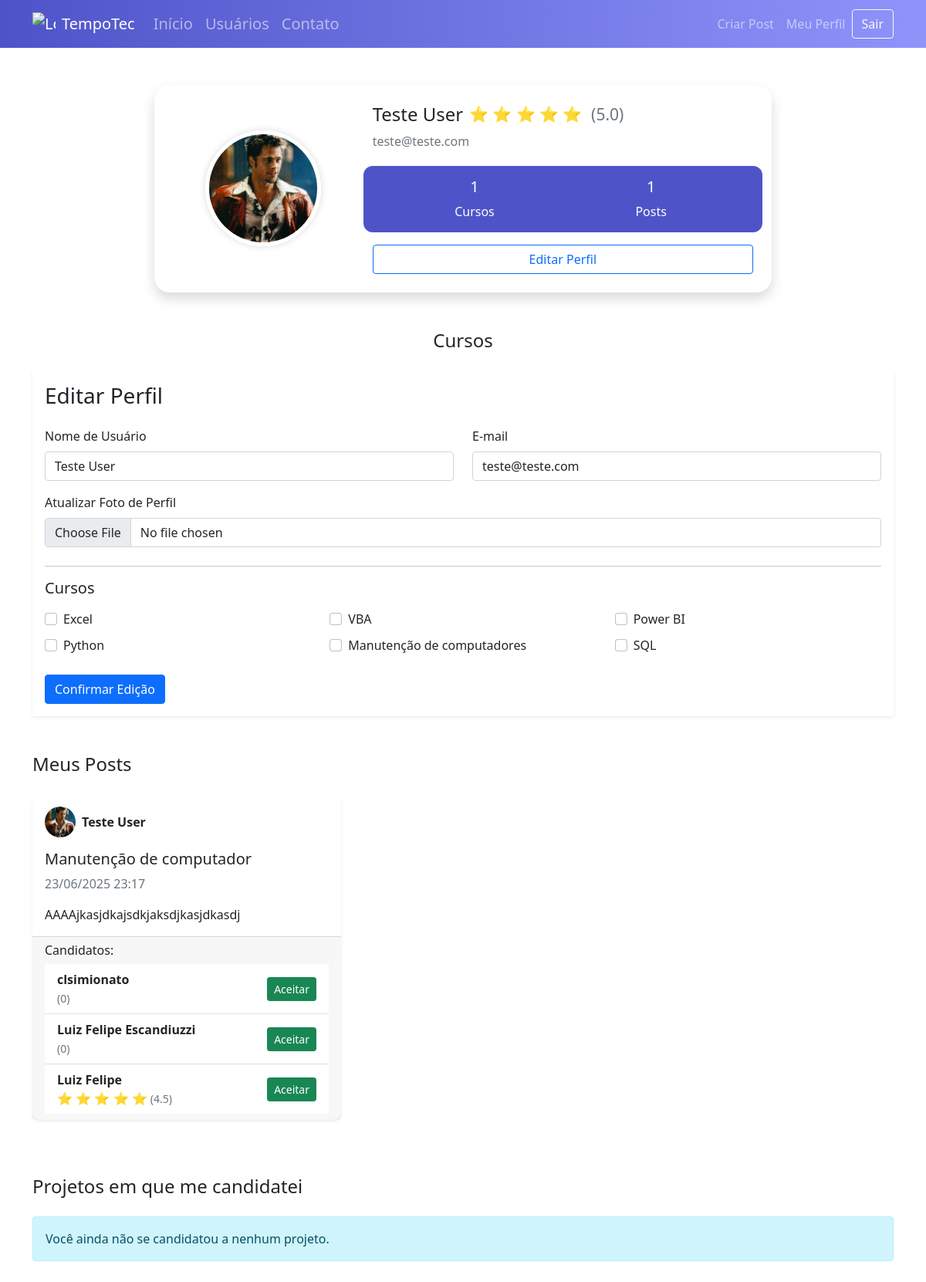
The page /perfil/editar (signed in) on the database its author committed.
### tempotec/models.py (models this page shows, shortened)
class Usuario(database.Model, UserMixin):
    id = database.Column(database.Integer, primary_key=True)
    username = database.Column(database.String, nullable=False)
    email = database.Column(database.String, nullable=False, unique=True)
    senha = database.Column(database.String, nullable=False)
    foto_perfil = database.Column(database.String, default='default.jpg')
    posts = database.relationship('Post', backref='autor', lazy=True)
    cursos = database.Column(database.String, nullable=False, default='Não Informado')
    def media_avaliacao(self):
        avg = database.session.query(func.avg(Avaliacao.nota)) \
            .filter(Avaliacao.id_usuario == self.id).scalar()
        return round(avg or 0, 1)

class Post(database.Model):
    id = database.Column(database.Integer, primary_key=True)
    titulo = database.Column(database.String, nullable=False)
    corpo = database.Column(database.Text, nullable=False)
    data_criacao = database.Column(database.DateTime, nullable=False, default=datetime.utcnow)
    id_usuario = database.Column(database.Integer, database.ForeignKey('usuario.id'), nullable=False)
    candidaturas = database.relationship('Candidatura', backref='post', lazy=True, foreign_keys='Candidatura.id_post')

class Candidatura(database.Model):
    id = database.Column(database.Integer, primary_key=True)
    data_criacao = database.Column(database.DateTime, nullable=False, default=datetime.utcnow)
    id_usuario = database.Column(database.Integer, database.ForeignKey('usuario.id'), nullable=False)
    id_post = database.Column(database.Integer, database.ForeignKey('post.id'), nullable=False)
    status = database.Column(database.Integer, database.ForeignKey('post.id'), nullable=False, default=0)
    usuario = database.relationship('Usuario', backref='candidaturas', foreign_keys=[id_usuario])

### tempotec/routes.py (the view)
@app.route('/perfil/editar', methods=['GET', 'POST'])
@login_required
def editar_perfil():
    form = FormEditarPerfil()
    if form.validate_on_submit():
        current_user.email = form.email.data
        current_user.username = form.username.data
        if form.foto_perfil.data:
            nome_imagem = salvar_imagem(form.foto_perfil.data)
            current_user.foto_perfil = nome_imagem
        current_user.cursos = atualizar_cursos(form)
        database.session.commit()
        flash('Perfil atualizado com sucesso', 'success')
        return redirect(url_for('perfil'))
    elif request.method == "GET":
        form.email.data = current_user.email
        form.username.data = current_user.username
    foto_perfil = url_for('static', filename='fotos_perfil/{}'.format(current_user.foto_perfil))
    return render_template('editarperfil.html', foto_perfil=foto_perfil, form=form)

### tempotec/forms.py (shortened to what this page needs)
class FormEditarPerfil(FlaskForm):
    username = StringField('Nome de Usuário', validators=[DataRequired()])
    email = StringField('E-mail', validators=[DataRequired(), Email()])
    foto_perfil = FileField('Atualizar Foto de Perfil', validators=[FileAllowed(['jpg', 'png'])])
    curso_excel = BooleanField('Excel')
    curso_vba = BooleanField('VBA')
    curso_powerbi = BooleanField('Power BI')
    curso_python = BooleanField('Python')
    curso_ppt = BooleanField('Manutenção de computadores')
    curso_sql = BooleanField('SQL')
    botao_submit_editarperfil = SubmitField('Confirmar Edição')

### tempotec/models.py (called while the page is built)
@login_manager.user_loader
def load_usuario(id_usuario):
    return Usuario.query.get(int(id_usuario))

### tempotec/templates/editarperfil.html (shortened to what this page needs)
{% extends 'perfil.html' %}
{% block form_editar_perfil %}
<div class="container my-4">
    <div class="shadow-sm">
        <div class="card-body">
            <h3 class="card-title mb-4">Editar Perfil</h3>
            <form method="POST" action="" enctype="multipart/form-data" novalidate>
                <fieldset>
                    <div class="row">
                        <div class="col-md-6 mb-3">
                            <label for="{{ form.username.id }}" class="form-label">{{ form.username.label.text
                                }}</label>
                            {% if form.username.errors %}
                            {{ form.username(class="form-control is-invalid") }}
                            <div class="invalid-feedback">
                                {% for erro in form.username.errors %}
                                {{ erro }}
                                {% endfor %}
                            </div>
                            {% else %}
                            {{ form.username(class="form-control") }}
                            {% endif %}
                        </div>
                        <div class="col-md-6 mb-3">
                            <label for="{{ form.email.id }}" class="form-label">{{ form.email.label.text }}</label>
                            {% if form.email.errors %}
                            {{ form.email(class="form-control is-invalid") }}
                            <div class="invalid-feedback">
                                {% for erro in form.email.errors %}
                                {{ erro }}
                                {% endfor %}
                            </div>
                            {% else %}
                            {{ form.email(class="form-control") }}
                            {% endif %}
                        </div>
                    </div>
                    <div class="mb-4">
                        <label for="{{ form.foto_perfil.id }}" class="form-label">{{ form.foto_perfil.label.text
                            }}</label>
                        {{ form.foto_perfil(class="form-control") }}
                    </div>
                    <hr>
                    <h5 class="mb-3">Cursos</h5>
                    <div class="row">
                        {% for campo in form %}
                        {% if 'curso_' in campo.name %}
                        <div class="col-6 col-md-4 mb-2">
                            <div class="form-check">
                                {{ campo(class="form-check-input", id=campo.id) }}
                                <label class="form-check-label" for="{{ campo.id }}">
                                    {{ campo.label.text }}
                                </label>
                            </div>
                        </div>
                        {% endif %}
                        {% endfor %}
                    </div>
                </fieldset>
                <button type="submit" class="btn btn-primary mt-3">{{ form.botao_submit_editarperfil.label.text }}
                </button>
            </form>
        </div>
    </div>
</div>
{% endblock %}

### tempotec/templates/perfil.html (shortened to what this page needs)
{% extends 'base.html' %} {% block body %}
<div class="container mt-5 d-flex justify-content-center">
  <div class="card shadow p-4 profile-card w-100">
    <div class="row align-items-center">
      <div class="col-md-4 text-center mb-3 mb-md-0">
        <img
          src="{{ foto_perfil }}"
          class="profile-img"
          alt="Foto de Perfil"
          style="width: 150px; height: 150px; object-fit: cover"
        />
      </div>
      <div class="col-md-8 text-center text-md-start">
        <div class="col-md-8">
          <h4 class="d-flex align-items-center gap-2">
            {{ current_user.username }} {% set avg =
            current_user.media_avaliacao() %}
            <span class="text-warning fs-5">
              {% for _ in range(avg|int) %} ⭐ {% endfor %}
            </span>
            <small class="text-muted ms-1">({{ avg }})</small>
          </h4>
        </div>
        <p class="text-muted">{{ current_user.email }}</p>
        <div class="row stats-box">
          <div class="col stat">
            <span class="h5">
              {% if 'Não Informado' in current_user.cursos %} 0 {% else %} {{
              current_user.cursos.count(';') + 1 }} {% endif %}
            </span>
            <span>Cursos</span>
          </div>
          <div class="col stat">
            <span class="h5">{{ current_user.posts|length }}</span>
            <span>Posts</span>
          </div>
        </div>
        <div class="mt-3">
          <a
            href="{{ url_for('editar_perfil') }}"
            class="btn btn-outline-primary w-100"
            >Editar Perfil</a
          >
        </div>
      </div>
    </div>
  </div>
</div>
<div class="container courses-section mt-5">
  <h4 class="mb-3">Cursos</h4>
</div>
{% block form_editar_perfil %} {% endblock %}
<div class="container mt-5">
  <h4 class="mb-4">Meus Posts</h4>
  {% if current_user.posts %}
  <div class="row">
    {% for post in current_user.posts %}
    <div class="col-md-4 mb-4">
      <div
        class="card post-card shadow-sm h-100"
        data-bs-toggle="modal"
        data-bs-target="#postModal"
        data-title="{{ post.titulo }}"
        data-body="{{ post.corpo|e }}"
        data-date="{{ post.data_criacao.strftime('%d/%m/%Y %H:%M') }}"
        data-author="{{ current_user.username }}"
        data-email="{{ current_user.email }}"
        data-avatar="{{ url_for('static', filename='fotos_perfil/' ~ current_user.foto_perfil) }}"
      >
        <div class="card-body">
          <div class="d-flex align-items-center mb-3">
            <img
              src="{{ url_for('static', filename='fotos_perfil/' ~ current_user.foto_perfil) }}"
              alt="{{ current_user.username }}"
              class="rounded-circle me-2"
              style="width: 40px; height: 40px; object-fit: cover"
            />
            <strong>{{ current_user.username }}</strong>
          </div>
          <h5 class="card-title">{{ post.titulo }}</h5>
          <p class="card-text text-muted">
            {{ post.data_criacao.strftime('%d/%m/%Y %H:%M') }}
          </p>
          <p class="card-text">
            {{ post.corpo[:150] }}{% if post.corpo|length > 150 %}...{% endif %}
          </p>
        </div>
        {% if post.candidaturas %}
        <div class="card-footer">
          <h6>Candidatos:</h6>
          <ul class="list-group list-group-flush">
            {% set candidatura_aceita = post.candidaturas|selectattr('status',
            'equalto', 1)|list %} {% if candidatura_aceita %} {% set candidatura
            = candidatura_aceita[0] %}
            <li
              class="list-group-item d-flex justify-content-between align-items-center candidate-item"
              data-bs-toggle="modal"
              data-bs-target="#candidateModal"
              data-username="{{ candidatura.usuario.username }}"
              data-email="{{ candidatura.usuario.email }}"
              data-avatar="{{ url_for('static', filename='fotos_perfil/' ~ candidatura.usuario.foto_perfil) }}"
              data-media="{{ candidatura.usuario.media_avaliacao() }}"
            >
              <strong>
                <span>
                  {{ candidatura.usuario.username }} {% set avg =
                  candidatura.usuario.media_avaliacao() %} {% for _ in
                  range(avg|int) %} ⭐ {% endfor %} {% if avg - (avg|int) >= 0.5
                  %} ⭐ {% endif %}
                  <span class="text-muted small">({{ avg }})</span>
                </span>
              </strong>
              {% if not candidatura.usuario.foi_avaliado_por(current_user.id,
              candidatura.id_post) %}
              <form
                method="POST"
                action="{{ url_for('avaliar_usuario') }}"
                class="d-flex align-items-center gap-2"
              >
                <input
                  type="hidden"
                  name="avaliado_id"
                  value="{{ candidatura.usuario.id }}"
                />
                <input
                  type="hidden"
                  name="post_id"
                  value="{{ candidatura.id_post }}"
                />
                <input
                  type="number"
                  name="nota"
                  min="1"
                  max="5"
                  class="form-control form-control-sm"
                  style="width: 80px"
                  required
                />
                <button type="submit" class="btn btn-sm btn-primary">
                  Avaliar
                </button>
              </form>
              {% else %}
              <span class="badge bg-success">Post concluído</span>
              {% endif %}
            </li>
            {% else %} {% for candidatura in post.candidaturas %}
            <li
              class="list-group-item d-flex justify-content-between align-items-center candidate-item"
              data-bs-toggle="modal"
              data-bs-target="#candidateModal"
              data-username="{{ candidatura.usuario.username }}"
              data-email="{{ candidatura.usuario.email }}"
              data-avatar="{{ url_for('static', filename='fotos_perfil/' ~ candidatura.usuario.foto_perfil) }}"
              data-media="{{ candidatura.usuario.media_avaliacao() }}"
            >
              <div class="d-flex flex-column">
                <strong>{{ candidatura.usuario.username }}</strong>
                <div>
                  {% set avg = candidatura.usuario.media_avaliacao() %} {% for _
                  in range(avg|int) %} ⭐ {% endfor %} {% if avg - (avg|int) >=
                  0.5 %} ⭐ {% endif %}
                  <span class="text-muted small">({{ avg }})</span>
                </div>
              </div>
              <form method="POST" action="{{ url_for('aceitar_candidato') }}">
                <button type="submit" class="btn btn-sm btn-success">
                  Aceitar
                </button>
              </form>
            </li>
            {% endfor %} {% endif %}
          </ul>
        </div>
        {% else %}
        <div class="card-footer text-muted small">Nenhum candidato ainda.</div>
        {% endif %}
      </div>
    </div>
    {% endfor %}
  </div>
  {% else %}
  <div class="alert alert-info">Você ainda não criou nenhum post.</div>
  {% endif %}
</div>
<div class="container mt-5 mb-5">
  <h4 class="mb-4">Projetos em que me candidatei</h4>
  {% if candidaturas_usuario %}
  <div class="list-group">
    {% for candidatura in candidaturas_usuario %}
    <a
      href="#"
      class="list-group-item list-group-item-action d-flex justify-content-between align-items-center"
      data-bs-toggle="modal"
      data-bs-target="#postModal"
      data-title="{{ candidatura.post.titulo }}"
      data-body="{{ candidatura.post.corpo|e }}"
      data-date="{{ candidatura.post.data_criacao.strftime('%d/%m/%Y %H:%M') }}"
      data-author="{{ candidatura.post.autor.username }}"
      data-email="{{ candidatura.post.autor.email }}"
      data-avatar="{{ url_for('static', filename='fotos_perfil/' ~ candidatura.post.autor.foto_perfil) }}"
    >
      <div>
        <strong>{{ candidatura.post.titulo }}</strong>
        <div class="text-muted small">
          Postado em {{ candidatura.post.data_criacao.strftime('%d/%m/%Y') }}
        </div>
      </div>
      <span
        class="badge {% if candidatura.status == 0 %} bg-secondary {% elif candidatura.status == 1 %} bg-warning text-dark {% elif candidatura.status == 2 %} bg-success {% endif %}"
      >
        {% if candidatura.status == 0 %} Pendente {% elif candidatura.status ==
        1 %} Em Andamento {% elif candidatura.status == 2 %} Concluído {% endif
        %}
      </span>
    </a>
    {% endfor %}
  </div>
  {% else %}
  <div class="alert alert-info">
    Você ainda não se candidatou a nenhum projeto.
  </div>
  {% endif %}
</div>
{% endblock %}

### tempotec/static/main.css (style rules this page uses)
.card { width: 400px; border: none; border-radius: 10px; background-color: #fff }
.profile-img { width: 120px; height: 120px; object-fit: cover; border-radius: 50%; box-shadow: 0 0 8px rgba(0, 0, 0, 0.1); }
.profile-card { max-width: 800px; border-radius: 20px; }
.profile-img { width: 180px; height: 180px; object-fit: cover; border-radius: 50%; border: 5px solid #fff; box-shadow: 0 0 10px rgba(0, 0, 0, 0.15); }
.stats-box { background: #4e54c8; color: white; border-radius: 12px; padding: 15px 30px; margin-top: 20px; }
.stats-box .stat { text-align: center; }
.stats-box .stat span { display: block; }
.courses-section { margin-top: 40px; text-align: center; }

### rows shown on the page
Usuario: username "Teste User", email "teste@teste.com", cursos "1"
Post: foto_perfil (picture), titulo "Manutenção de computador", data_criacao "23/06/2025 23:17", corpo "AAAAjkasjdkajsdkjaksdjkasjdkasdj"
Candidatura: usuario.username "clsimionato", status "0"
Candidatura: usuario.username "Luiz Felipe Escandiuzzi", status "0"
Candidatura: usuario.username "Luiz Felipe", avg "4.5"

### other values the page prints
{{ avg }} "5.0"
{{ current_user.posts|length }} "1"
{{ campo.label.text }} "Excel" "VBA" "Power BI" "Python" "Manutenção de computadores" "SQL"
